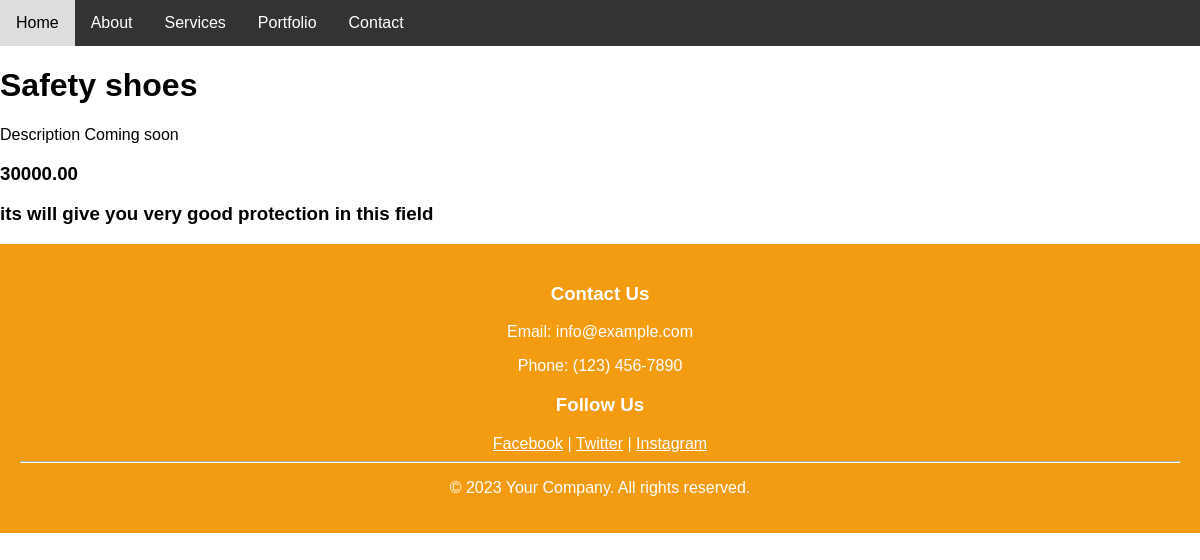
The page /product/ on the database as committed earlier.
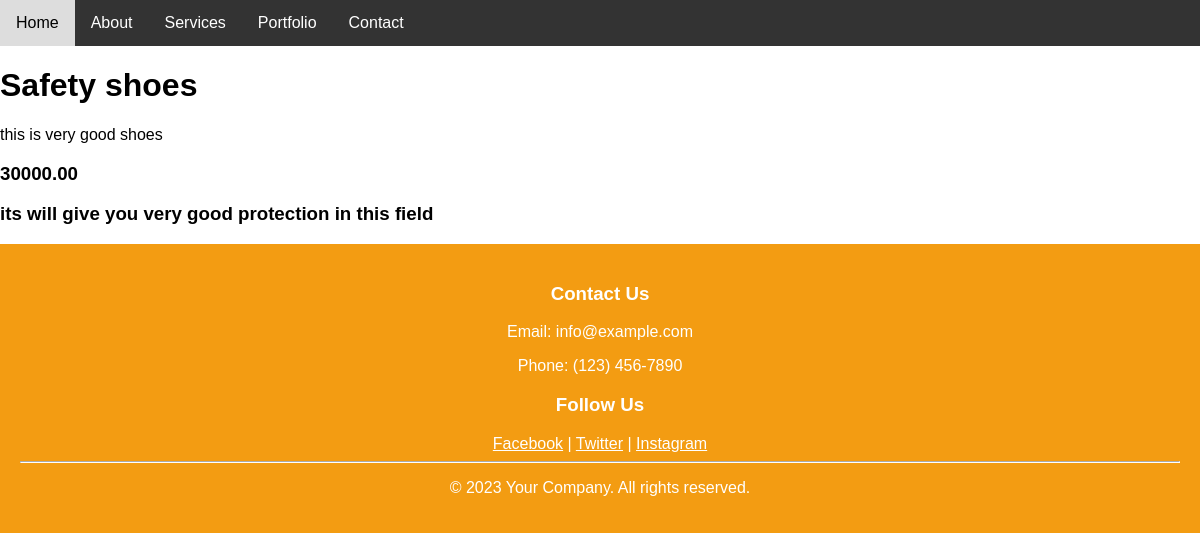
The same page on the database as committed later.
### products/models.py (models this page shows)
class Product(models.Model):
    title       = models.CharField(max_length=120)
    description = models.TextField(blank=True,null=True)
    price       = models.DecimalField(max_digits=100000,decimal_places=2)
    summary     = models.TextField(blank=True,null=False)
    features    = models.BooleanField(default=False)

### products/views.py (the view)
# urls.py: path("product/",product_detail_view),
def product_detail_view(request):
    obj = Product.objects.get(id=6)
    context = {
        'object': obj#!associated with the key 'object' in the context dictionary. When you access context['object'], it returns the value
    }
    return render(request, "products/product_detail.html", context)

### products/templates/products/product_detail.html
{% extends 'base.html' %}
{% block content %}
    <h1>{{ object.title }}</h1>
    <p>{% if object.description != None and object.description != '' %}
        {{ object.description }}
    {% else %}
        Description Coming soon
    {% endif %}</p>
    <h3>{{ object.price }}</h3>
    <h3>{{ object.summary }}</h3>
{% endblock content %}

### templates/base.html (shortened to what this page needs)
<!doctype html>
<html>
    <head>
    </head>
    <body>
        {% include 'navbar.html' %}
        {% block content %}{% endblock %}
    </body>
    <footer style="background-color: #f39c12; padding: 20px; color: #fff; text-align: center;">
        <div class="container">
            <div class="row">
                <div class="col-md-6">
                    <h3>Contact Us</h3>
                    <p>Email: info@example.com</p>
                    <p>Phone: (123) 456-7890</p>
                </div>
                <div class="col-md-6">
                    <h3>Follow Us</h3>
                    <a href="#" style="color: #fff;">Facebook</a> |
                    <a href="#" style="color: #fff;">Twitter</a> |
                    <a href="#" style="color: #fff;">Instagram</a>
                </div>
            </div>
            <hr style="border-color: #fff;">
            <p>&copy; 2023 Your Company. All rights reserved.</p>
        </div>
    </footer>
</html>

### templates/navbar.html (shortened to what this page needs)
<!DOCTYPE html>
<html>
<head>
</head>
<body>
<div class="navbar">
    <a href="#home">Home</a>
    <a href="#about">About</a>
    <a href="#services">Services</a>
    <a href="#portfolio">Portfolio</a>
    <a href="#">Contact</a>
</div>
</body>
</html>

### templates/navbar.html (style rules this page uses)
body { font-family: Arial, sans-serif; margin: 0; padding: 0; }
.navbar { background-color: #333; overflow: hidden; }
.navbar a { float: left; display: block; color: white; text-align: center; padding: 14px 16px; text-decoration: none; }

Rows that differ between the two databases and show on the page:
changed Product "Safety shoes": description (not shown) → "this is very good shoes"
Other text that changed with them:
text no longer shown: "Description Coming soon"
